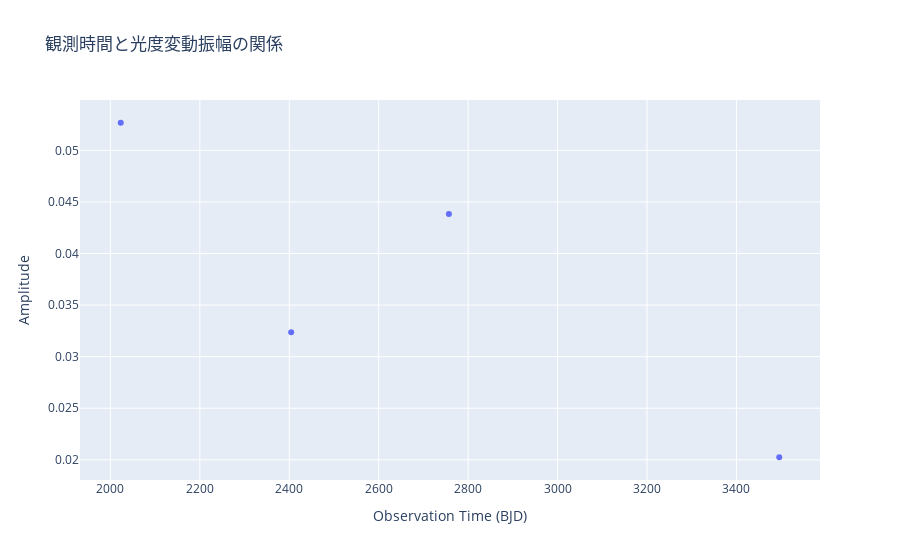

The notebook cell this image was saved under:
### Markdown cell above
## 統計分析（クラス変数）

### Code cell
# 時間と振幅の相関
fig = px.scatter(
    x=FlareDetector_V889_Her.array_observation_time,
    y=FlareDetector_V889_Her.array_amplitude,
    title="観測時間と光度変動振幅の関係",
    labels={"x": "Observation Time (BJD)", "y": "Amplitude"}
)
fig.show()

### Figure 1 — Plotly figure (JSON) as saved in the notebook; plotly's stock layout.template omitted (floating-point values rounded to 4 significant figures)
{"data": [{"hovertemplate": "Observation Time (BJD)=%{x}<br>Amplitude=%{y}<extra></extra>", "legendgroup": "", "marker": {"color": "#636efa", "symbol": "circle"}, "mode": "markers", "name": "", "orientation": "v", "showlegend": false, "type": "scatter", "x": [2023.0, 2404.0, 2757.0, 3496.0], "xaxis": "x", "y": [0.05267, 0.03236, 0.04382, 0.02025], "yaxis": "y"}], "layout": {"legend": {"tracegroupgap": 0}, "title": {"text": "観測時間と光度変動振幅の関係"}, "xaxis": {"anchor": "y", "domain": [0, 1], "title": {"text": "Observation Time (BJD)"}}, "yaxis": {"anchor": "x", "domain": [0, 1], "title": {"text": "Amplitude"}}}}
